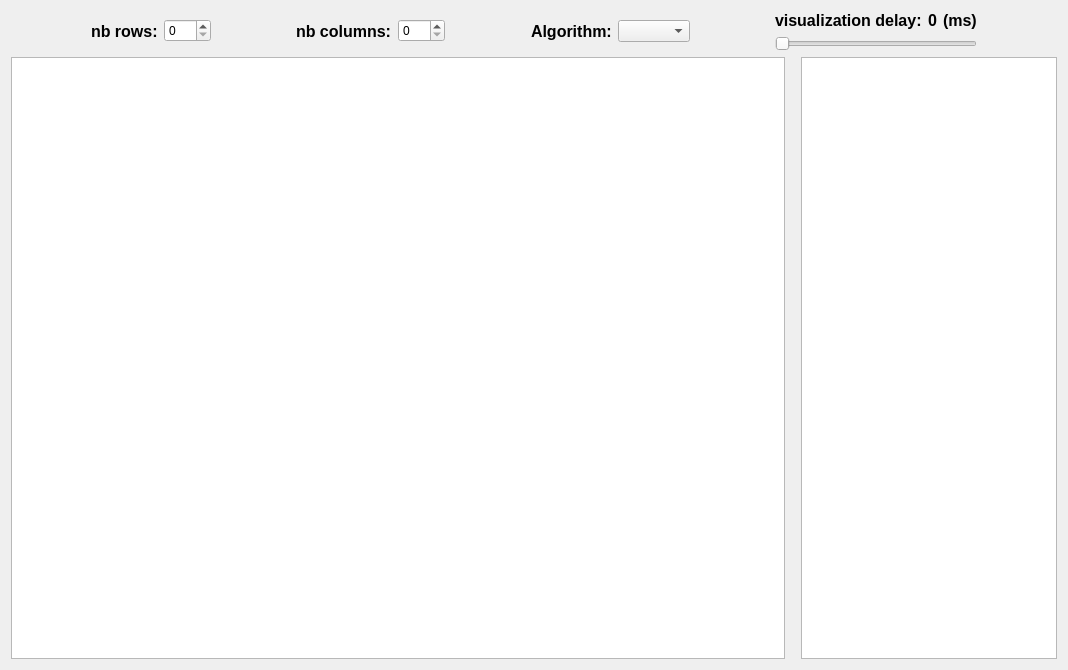
<?xml version="1.0" encoding="UTF-8"?>
<ui version="4.0">
 <class>App</class>
 <widget class="QWidget" name="App">
  <property name="geometry">
   <rect>
    <x>0</x>
    <y>0</y>
    <width>1068</width>
    <height>670</height>
   </rect>
  </property>
  <property name="windowTitle">
   <string>App</string>
  </property>
  <layout class="QVBoxLayout" name="verticalLayout_3">
   <item>
    <layout class="QVBoxLayout" name="appLayout_V">
     <item>
      <layout class="QHBoxLayout" name="headerLayout_H">
       <item>
        <spacer name="horizontalSpacer_6">
         <property name="orientation">
          <enum>Qt::Horizontal</enum>
         </property>
         <property name="sizeHint" stdset="0">
          <size>
           <width>40</width>
           <height>20</height>
          </size>
         </property>
        </spacer>
       </item>
       <item>
        <widget class="QLabel" name="nb_rows_txt">
         <property name="font">
          <font>
           <pointsize>12</pointsize>
           <bold>true</bold>
          </font>
         </property>
         <property name="text">
          <string>nb rows:</string>
         </property>
        </widget>
       </item>
       <item>
        <widget class="QSpinBox" name="nb_rows">
         <property name="maximum">
          <number>100</number>
         </property>
        </widget>
       </item>
       <item>
        <spacer name="horizontalSpacer">
         <property name="orientation">
          <enum>Qt::Horizontal</enum>
         </property>
         <property name="sizeHint" stdset="0">
          <size>
           <width>40</width>
           <height>20</height>
          </size>
         </property>
        </spacer>
       </item>
       <item>
        <widget class="QLabel" name="nb_col_txt">
         <property name="font">
          <font>
           <pointsize>12</pointsize>
           <bold>true</bold>
          </font>
         </property>
         <property name="text">
          <string>nb columns:</string>
         </property>
        </widget>
       </item>
       <item>
        <widget class="QSpinBox" name="nb_col">
         <property name="maximum">
          <number>100</number>
         </property>
        </widget>
       </item>
       <item>
        <spacer name="horizontalSpacer_2">
         <property name="orientation">
          <enum>Qt::Horizontal</enum>
         </property>
         <property name="sizeHint" stdset="0">
          <size>
           <width>40</width>
           <height>20</height>
          </size>
         </property>
        </spacer>
       </item>
       <item>
        <widget class="QLabel" name="algo_txt">
         <property name="font">
          <font>
           <pointsize>12</pointsize>
           <bold>true</bold>
          </font>
         </property>
         <property name="text">
          <string>Algorithm:</string>
         </property>
        </widget>
       </item>
       <item>
        <widget class="QComboBox" name="selectAlgo"/>
       </item>
       <item>
        <spacer name="horizontalSpacer_4">
         <property name="orientation">
          <enum>Qt::Horizontal</enum>
         </property>
         <property name="sizeHint" stdset="0">
          <size>
           <width>40</width>
           <height>20</height>
          </size>
         </property>
        </spacer>
       </item>
       <item>
        <layout class="QVBoxLayout" name="visDelayLayout_V">
         <item>
          <layout class="QHBoxLayout" name="visDelayTxtLayout_H">
           <item>
            <widget class="QLabel" name="visTxt">
             <property name="font">
              <font>
               <pointsize>12</pointsize>
               <bold>true</bold>
              </font>
             </property>
             <property name="text">
              <string>visualization delay:</string>
             </property>
            </widget>
           </item>
           <item>
            <widget class="QLabel" name="delay">
             <property name="font">
              <font>
               <pointsize>12</pointsize>
               <bold>true</bold>
              </font>
             </property>
             <property name="text">
              <string>0</string>
             </property>
            </widget>
           </item>
           <item>
            <widget class="QLabel" name="msTxt">
             <property name="font">
              <font>
               <pointsize>12</pointsize>
               <bold>true</bold>
              </font>
             </property>
             <property name="text">
              <string>(ms)</string>
             </property>
            </widget>
           </item>
          </layout>
         </item>
         <item>
          <widget class="QSlider" name="delaySlider">
           <property name="maximum">
            <number>5000</number>
           </property>
           <property name="value">
            <number>5</number>
           </property>
           <property name="orientation">
            <enum>Qt::Horizontal</enum>
           </property>
          </widget>
         </item>
        </layout>
       </item>
       <item>
        <spacer name="horizontalSpacer_5">
         <property name="orientation">
          <enum>Qt::Horizontal</enum>
         </property>
         <property name="sizeHint" stdset="0">
          <size>
           <width>40</width>
           <height>20</height>
          </size>
         </property>
        </spacer>
       </item>
      </layout>
     </item>
     <item>
      <layout class="QHBoxLayout" name="viewLogLayout_H">
       <item>
        <widget class="View" name="graphicsView"/>
       </item>
       <item>
        <spacer name="viewLogSpacer_H">
         <property name="orientation">
          <enum>Qt::Horizontal</enum>
         </property>
         <property name="sizeType">
          <enum>QSizePolicy::Minimum</enum>
         </property>
         <property name="sizeHint" stdset="0">
          <size>
           <width>10</width>
           <height>20</height>
          </size>
         </property>
        </spacer>
       </item>
       <item>
        <widget class="QTextBrowser" name="logText">
         <property name="sizePolicy">
          <sizepolicy hsizetype="Minimum" vsizetype="Expanding">
           <horstretch>0</horstretch>
           <verstretch>0</verstretch>
          </sizepolicy>
         </property>
         <property name="maximumSize">
          <size>
           <width>500</width>
           <height>16777215</height>
          </size>
         </property>
        </widget>
       </item>
      </layout>
     </item>
    </layout>
   </item>
  </layout>
 </widget>
 <customwidgets>
  <customwidget>
   <class>View</class>
   <extends>QGraphicsView</extends>
   <header>view.h</header>
  </customwidget>
 </customwidgets>
 <resources/>
 <connections/>
</ui>
